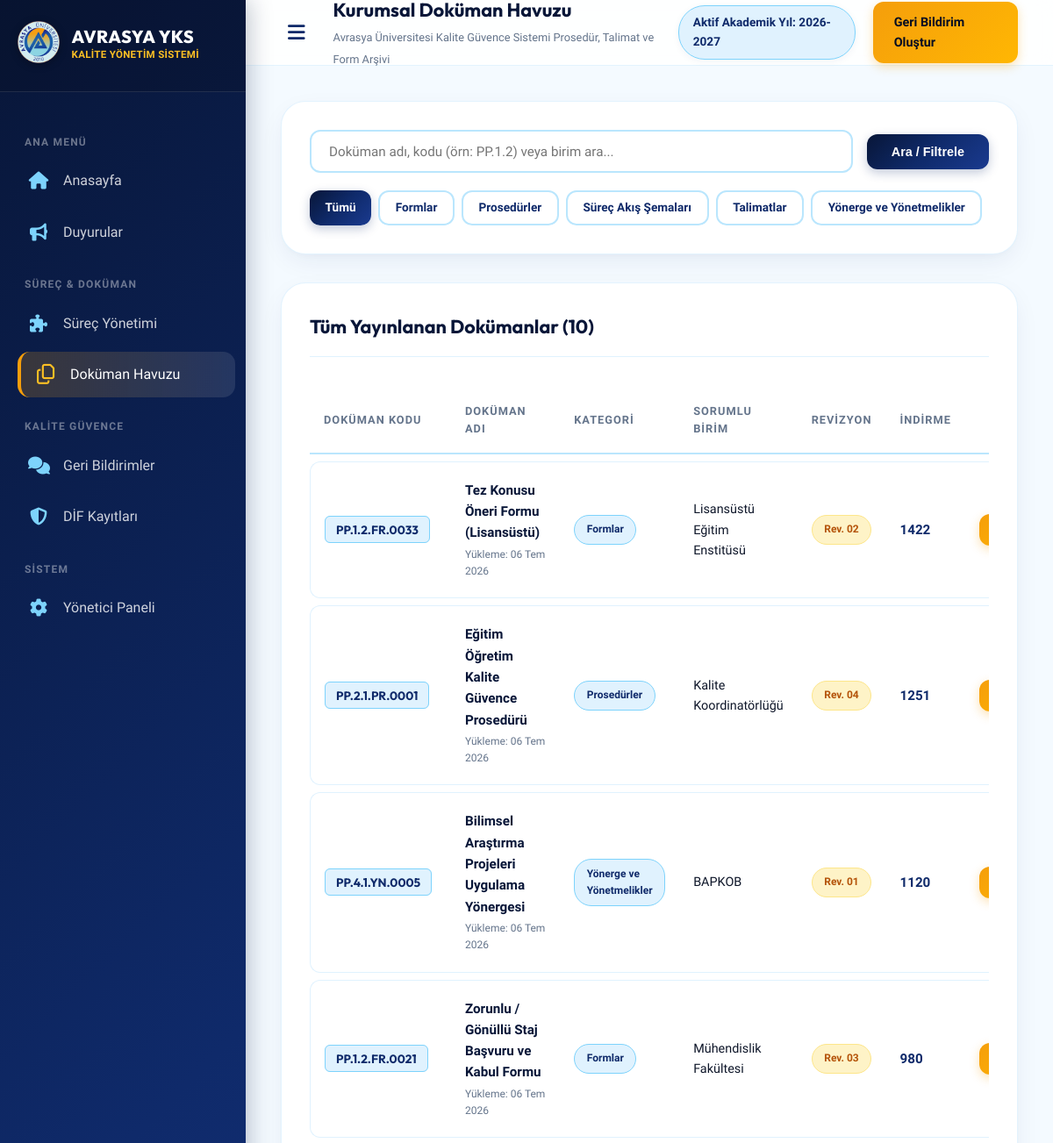
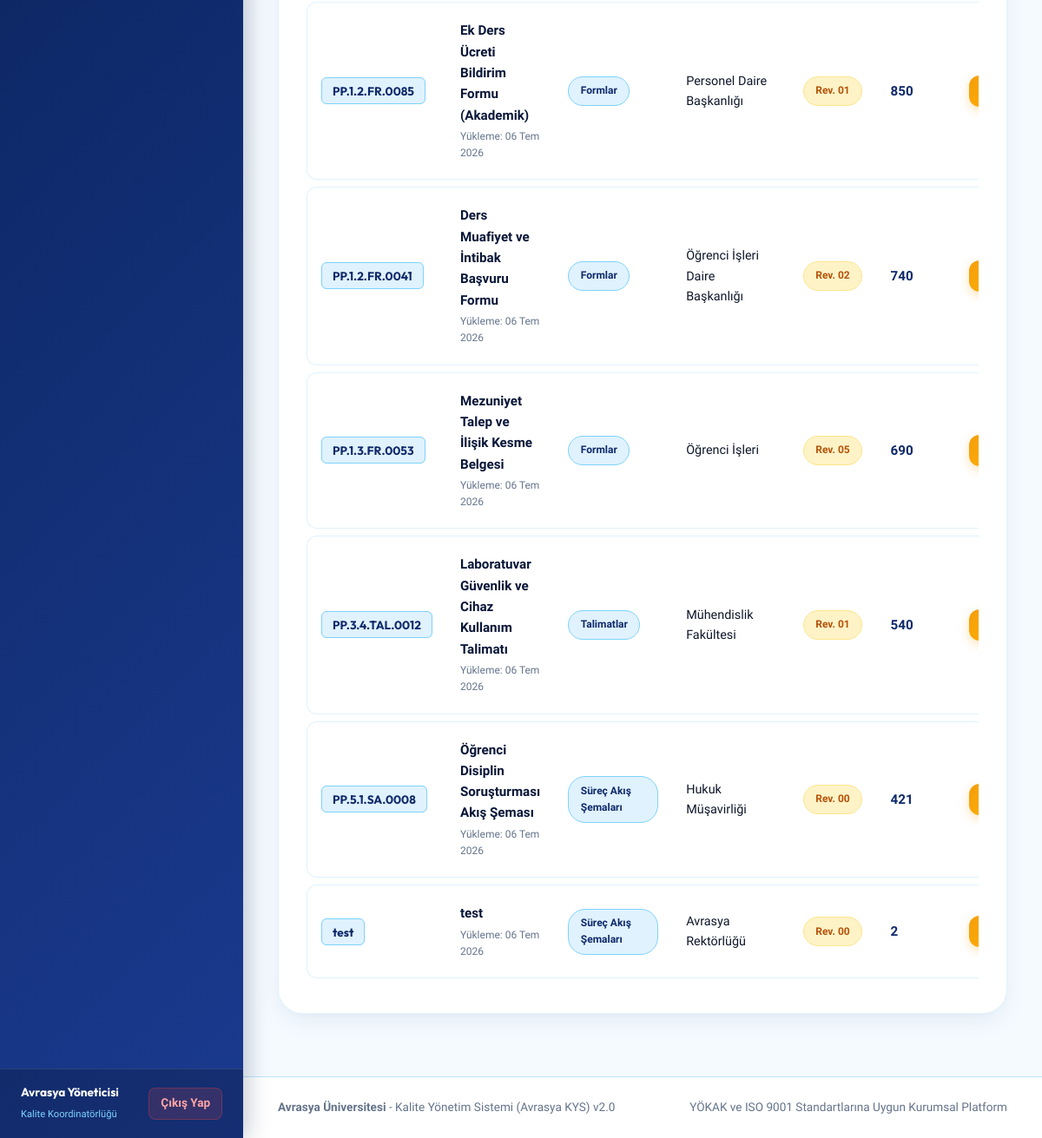
/documents/, run on the app's committed database (2 pictures, top to bottom).
### documents/models.py (models this page shows, shortened)
class DocumentCategory(models.Model):
    name = models.CharField(max_length=100, verbose_name="Kategori Adı")
    code = models.CharField(max_length=20, unique=True, verbose_name="Kategori Kodu", help_text="Örn: FR, PR, TAL")
    description = models.TextField(blank=True, null=True, verbose_name="Açıklama")
    icon = models.CharField(max_length=50, default="fa-folder-open", verbose_name="İkon")
    class Meta:
        verbose_name = "Doküman Kategorisi"
        verbose_name_plural = "Doküman Kategorileri"
        ordering = ['name']

class Document(models.Model):
    category = models.ForeignKey(DocumentCategory, on_delete=models.CASCADE, related_name="documents", verbose_name="Kategori")
    code = models.CharField(max_length=50, unique=True, verbose_name="Doküman Kodu", help_text="Örn: PP.1.2.FR.0033")
    title = models.CharField(max_length=255, verbose_name="Doküman Adı")
    unit = models.CharField(max_length=150, verbose_name="Sorumlu Birim", default="Avrasya Rektörlüğü")
    file = models.FileField(upload_to="documents/%Y/", blank=True, null=True, verbose_name="Dosya")
    file_url = models.CharField(max_length=500, blank=True, null=True, verbose_name="Harici Dosya Bağlantısı (İsteğe Bağlı)")
    revision_number = models.CharField(max_length=20, default="Rev. 00", verbose_name="Revizyon No")
    revision_date = models.DateField(auto_now=True, verbose_name="Son Revizyon Tarihi")
    download_count = models.IntegerField(default=0, verbose_name="İndirme Sayısı")
    is_active = models.BooleanField(default=True, verbose_name="Yayında")
    created_at = models.DateTimeField(auto_now_add=True, verbose_name="Yüklenme Tarihi")
    class Meta:
        verbose_name = "Doküman"
        verbose_name_plural = "Dokümanlar"
        ordering = ['-download_count', '-created_at']

### documents/views.py (the view)
# urls.py: path('', views.document_list, name='document_list'),
def document_list(request):
    categories = DocumentCategory.objects.all()
    documents = Document.objects.filter(is_active=True)
    query = request.GET.get('q', '').strip()
    if query:
        documents = documents.filter(
            Q(title__icontains=query) |
            Q(code__icontains=query) |
            Q(unit__icontains=query)
        )
    cat_code = request.GET.get('category')
    selected_category = None
    if cat_code:
        documents = documents.filter(category__code=cat_code)
        selected_category = get_object_or_404(DocumentCategory, code=cat_code)
    context = {
        'categories': categories,
        'documents': documents,
        'query': query,
        'selected_category': selected_category,
    }
    return render(request, 'documents/document_list.html', context)

### templates/documents/document_list.html (shortened to what this page needs)
{% extends 'base.html' %}
{% load static %}
{% block page_subtitle %}Avrasya Üniversitesi Kalite Güvence Sistemi Prosedür, Talimat ve Form Arşivi{% endblock %}
{% block content %}
<div class="section-card" style="margin-bottom: 2rem;">
    <form method="get" action="{% url 'document_list' %}" style="display: flex; gap: 1rem; flex-wrap: wrap; align-items: center;">
        <div style="flex: 1; min-width: 280px;">
            <input type="text" name="q" value="{{ query }}" placeholder="Doküman adı, kodu (örn: PP.1.2) veya birim ara..." class="form-control">
        </div>
        <button type="submit" class="btn btn-primary" style="padding: 0.75rem 1.75rem;">
            Ara / Filtrele
        </button>
    </form>
    <div style="display: flex; gap: 0.5rem; margin-top: 1.25rem; flex-wrap: wrap;">
        <a href="{% url 'document_list' %}{% if query %}?q={{ query }}{% endif %}" class="btn {% if not selected_category %}btn-primary{% else %}btn-outline{% endif %}" style="padding: 0.45rem 1.1rem; font-size: 0.85rem;">
            Tümü
        </a>
        {% for cat in categories %}
            <a href="{% url 'document_list' %}?category={{ cat.code }}{% if query %}&q={{ query }}{% endif %}" class="btn {% if selected_category and selected_category.code == cat.code %}btn-gold{% else %}btn-outline{% endif %}" style="padding: 0.45rem 1.1rem; font-size: 0.85rem;">
                {{ cat.name }}
            </a>
        {% endfor %}
    </div>
</div>
<div class="section-card">
    <div class="section-header">
        <div class="section-title">
            <h3>
                {% if selected_category %}
                    {{ selected_category.name }} ({{ documents.count }})
                {% elif query %}
                    "{{ query }}" için Arama Sonuçları ({{ documents.count }})
                {% else %}
                    Tüm Yayınlanan Dokümanlar ({{ documents.count }})
                {% endif %}
            </h3>
        </div>
    </div>
    <div class="table-responsive">
        {% if documents %}
        <table class="custom-table">
            <thead>
                <tr>
                    <th>Doküman Kodu</th>
                    <th>Doküman Adı</th>
                    <th>Kategori</th>
                    <th>Sorumlu Birim</th>
                    <th>Revizyon</th>
                    <th>İndirme</th>
                    <th style="text-align: right;">İşlem</th>
                </tr>
            </thead>
            <tbody>
                {% for doc in documents %}
                <tr>
                    <td>
                        <span style="font-family: 'Outfit', sans-serif; font-weight: 700; color: var(--navy-800); background: var(--ice-100); padding: 0.35rem 0.75rem; border-radius: 6px; border: 1px solid var(--ice-300); font-size: 0.85rem;">
                            {{ doc.code }}
                        </span>
                    </td>
                    <td>
                        <strong style="color: var(--navy-900); font-size: 0.95rem;">{{ doc.title }}</strong>
                        <div style="font-size: 0.75rem; color: var(--text-muted); margin-top: 0.2rem;">Yükleme: {{ doc.created_at|date:"d M Y" }}</div>
                    </td>
                    <td>
                        <span class="status-badge badge-progress">
                            {{ doc.category.name }}
                        </span>
                    </td>
                    <td style="font-size: 0.9rem; color: var(--text-main);">
                        {{ doc.unit }}
                    </td>
                    <td>
                        <span class="status-badge badge-pending" style="font-size: 0.75rem;">
                            {{ doc.revision_number }}
                        </span>
                    </td>
                    <td>
                        <span style="font-weight: 700; color: var(--navy-800);">
                            {{ doc.download_count }}
                        </span>
                    </td>
                    <td style="text-align: right;">
                        <a href="{% url 'document_download' doc.id %}" class="btn btn-gold" style="padding: 0.45rem 1.15rem; font-size: 0.85rem; font-weight: 600;">
                        </a>
                    </td>
                </tr>
                {% endfor %}
            </tbody>
        </table>
        {% endif %}
    </div>
</div>
{% endblock %}

### templates/base.html (shortened to what this page needs)
{% load static %}
<!DOCTYPE html>
<html lang="tr">
<head>
    <link rel="stylesheet" href="https://cdnjs.cloudflare.com/ajax/libs/font-awesome/6.5.1/css/all.min.css">
    <link rel="stylesheet" href="{% static 'css/style.css' %}?v=20260707_mobile">
</head>
<body>
    <div class="app-wrapper">
        <aside class="sidebar" id="sidebar">
            <div class="sidebar-header" style="display: flex; align-items: center; gap: 0.85rem; padding: 1.5rem 1.25rem; border-bottom: 1px solid rgba(255,255,255,0.1);">
                <div class="logo-img" style="flex-shrink: 0;">
                    <img src="{% static 'images/avrasya_logo.png' %}" alt="Avrasya Üniversitesi Logosu" style="width: 48px; height: 48px; object-fit: contain; filter: drop-shadow(0 2px 4px rgba(0,0,0,0.3));">
                </div>
                <div class="logo-text" style="display: flex; flex-direction: column;">
                    <h2 style="font-family: 'Outfit', sans-serif; font-size: 1.25rem; font-weight: 800; color: #fff; letter-spacing: 0.5px; margin: 0; line-height: 1.1;">AVRASYA YKS</h2>
                    <span style="font-size: 0.72rem; font-weight: 700; color: var(--gold-400); letter-spacing: 0.3px; margin-top: 3px; line-height: 1.2;">KALİTE YÖNETİM SİSTEMİ</span>
                </div>
            </div>
            <nav class="sidebar-menu">
                <div class="menu-label">Ana Menü</div>
                <ul class="nav-list">
                    <li class="nav-item">
                        <a href="{% url 'dashboard' %}" class="nav-link {% if request.resolver_match.url_name == 'dashboard' %}active{% endif %}">
                            <i class="fa-solid fa-house"></i>
                            <span>Anasayfa</span>
                        </a>
                    </li>
                    <li class="nav-item">
                        <a href="{% url 'announcement_list' %}" class="nav-link {% if 'announcement' in request.resolver_match.url_name %}active{% endif %}">
                            <i class="fa-solid fa-bullhorn"></i>
                            <span>Duyurular</span>
                        </a>
                    </li>
                </ul>
                <div class="menu-label">Süreç & Doküman</div>
                <ul class="nav-list">
                    <li class="nav-item">
                        <a href="{% url 'process_list' %}" class="nav-link {% if 'process' in request.resolver_match.url_name %}active{% endif %}">
                            <i class="fa-solid fa-puzzle-piece"></i>
                            <span>Süreç Yönetimi</span>
                        </a>
                    </li>
                    <li class="nav-item">
                        <a href="{% url 'document_list' %}" class="nav-link {% if 'document' in request.resolver_match.url_name %}active{% endif %}">
                            <i class="fa-regular fa-copy"></i>
                            <span>Doküman Havuzu</span>
                        </a>
                    </li>
                </ul>
                <div class="menu-label">Kalite Güvence</div>
                <ul class="nav-list">
                    <li class="nav-item">
                        <a href="{% url 'feedback_create' %}" class="nav-link {% if 'feedback' in request.resolver_match.url_name %}active{% endif %}">
                            <i class="fa-solid fa-comments"></i>
                            <span>Geri Bildirimler</span>
                        </a>
                    </li>
                    <li class="nav-item">
                        <a href="{% url 'dif_list' %}" class="nav-link {% if 'dif' in request.resolver_match.url_name %}active{% endif %}">
                            <i class="fa-solid fa-shield-halved"></i>
                            <span>DİF Kayıtları</span>
                        </a>
                    </li>
                </ul>
                <div class="menu-label">Sistem</div>
                <ul class="nav-list">
                    <li class="nav-item">
                        <a href="/admin/" target="_blank" class="nav-link">
                            <i class="fa-solid fa-gear"></i>
                            <span>Yönetici Paneli</span>
                        </a>
                    </li>
                </ul>
            </nav>
            <div class="sidebar-footer">
                <div class="user-profile">
                    <div class="user-info">
                        <h5>{% if request.user.is_authenticated %}{{ request.user.get_full_name|default:request.user.username|title }}{% else %}Avrasya Yöneticisi{% endif %}</h5>
                        <span>Kalite Koordinatörlüğü</span>
                    </div>
                </div>
                <a href="/admin/logout/" style="background: rgba(239, 68, 68, 0.15); color: #fca5a5; border: 1px solid rgba(239, 68, 68, 0.3); padding: 0.4rem 0.8rem; border-radius: 8px; text-decoration: none; font-size: 0.85rem; font-weight: 600; transition: all 0.2s;" title="Sistemden Çıkış Yap (Oturumu Kapat)">
                    <span>Çıkış Yap</span>
                </a>
            </div>
        </aside>
        <main class="main-content">
            <header class="top-navbar">
                <div class="nav-left">
                    <button id="sidebarToggleBtn" style="background: none; border: none; cursor: pointer; font-size: 1.4rem; color: var(--navy-800); display: flex; align-items: center; justify-content: center; padding: 0.5rem; border-radius: 8px; transition: var(--transition);" title="Kenar Çubuğunu Daralt / Genişlet">
                        <i class="fa-solid fa-bars"></i>
                    </button>
                    <div class="page-title">
                        <h1>{% block page_title %}Anasayfa{% endblock %}</h1>
                        <span>{% block page_subtitle %}Avrasya Üniversitesi Kalite Yönetim Sistemi Portalına Hoş Geldiniz{% endblock %}</span>
                    </div>
                </div>
                <div class="nav-right">
                    <div class="year-badge" title="Aktif Akademik Kalite Yılı">
                        <span>Aktif Akademik Yıl: <strong>2026-2027</strong></span>
                    </div>
                    <a href="{% url 'feedback_create' %}" class="btn btn-gold" style="font-weight: 600;">
                        <span>Geri Bildirim Oluştur</span>
                    </a>
                </div>
            </header>
            <div class="page-body">
                {% block content %}{% endblock %}
            </div>
            <footer class="app-footer">
                <div>
                    <strong>Avrasya Üniversitesi</strong> - Kalite Yönetim Sistemi (Avrasya KYS) v2.0
                </div>
                <div>
                    <span>YÖKAK ve ISO 9001 Standartlarına Uygun Kurumsal Platform</span>
                </div>
            </footer>
        </main>
    </div>
</body>
</html>

### data on the page
DocumentCategory: name "Formlar"
DocumentCategory: name "Prosedürler"
DocumentCategory: name "Süreç Akış Şemaları"
DocumentCategory: name "Talimatlar"
DocumentCategory: name "Yönerge ve Yönetmelikler"
Document: code "PP.1.2.FR.0033", title "Tez Konusu Öneri Formu (Lisansüstü)", created_at "06 Tem 2026", category.name "Formlar", unit "Lisansüstü Eğitim Enstitüsü", revision_number "Rev. 02", download_count "1422"
Document: code "PP.2.1.PR.0001", title "Eğitim Öğretim Kalite Güvence Prosedürü", created_at "06 Tem 2026", category.name "Prosedürler", unit "Kalite Koordinatörlüğü", revision_number "Rev. 04", download_count "1251"
Document: code "PP.4.1.YN.0005", title "Bilimsel Araştırma Projeleri Uygulama Yönergesi", created_at "06 Tem 2026", category.name "Yönerge ve Yönetmelikler", unit "BAPKOB", revision_number "Rev. 01", download_count "1120"
Document: code "PP.1.2.FR.0021", title "Zorunlu / Gönüllü Staj Başvuru ve Kabul Formu", created_at "06 Tem 2026", category.name "Formlar", unit "Mühendislik Fakültesi", revision_number "Rev. 03", download_count "980"
Document: code "PP.1.2.FR.0085", title "Ek Ders Ücreti Bildirim Formu (Akademik)", created_at "06 Tem 2026", category.name "Formlar", unit "Personel Daire Başkanlığı", revision_number "Rev. 01", download_count "850"
Document: code "PP.1.2.FR.0041", title "Ders Muafiyet ve İntibak Başvuru Formu", created_at "06 Tem 2026", category.name "Formlar", unit "Öğrenci İşleri Daire Başkanlığı", revision_number "Rev. 02", download_count "740"
Document: code "PP.1.3.FR.0053", title "Mezuniyet Talep ve İlişik Kesme Belgesi", created_at "06 Tem 2026", category.name "Formlar", unit "Öğrenci İşleri", revision_number "Rev. 05", download_count "690"
Document: code "PP.3.4.TAL.0012", title "Laboratuvar Güvenlik ve Cihaz Kullanım Talimatı", created_at "06 Tem 2026", category.name "Talimatlar", unit "Mühendislik Fakültesi", revision_number "Rev. 01", download_count "540"
Document: code "PP.5.1.SA.0008", title "Öğrenci Disiplin Soruşturması Akış Şeması", created_at "06 Tem 2026", category.name "Süreç Akış Şemaları", unit "Hukuk Müşavirliği", revision_number "Rev. 00", download_count "421"
Document: code "test", title "test", created_at "06 Tem 2026", category.name "Süreç Akış Şemaları", unit "Avrasya Rektörlüğü", revision_number "Rev. 00", download_count "2"

### other printed values
{{ documents.count }} "10"
